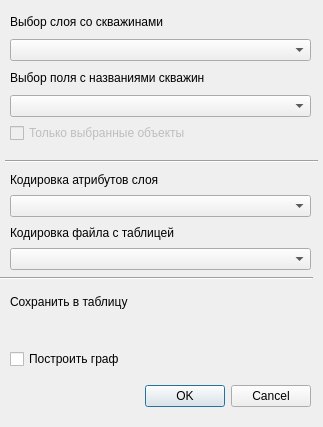
<?xml version="1.0" encoding="UTF-8"?>
<ui version="4.0">
 <class>Dialog</class>
 <widget class="QDialog" name="Dialog">
  <property name="geometry">
   <rect>
    <x>0</x>
    <y>0</y>
    <width>323</width>
    <height>427</height>
   </rect>
  </property>
  <property name="windowTitle">
   <string>Расстояния между скважинами</string>
  </property>
  <widget class="QDialogButtonBox" name="buttonBox">
   <property name="geometry">
    <rect>
     <x>140</x>
     <y>380</y>
     <width>171</width>
     <height>32</height>
    </rect>
   </property>
   <property name="orientation">
    <enum>Qt::Horizontal</enum>
   </property>
   <property name="standardButtons">
    <set>QDialogButtonBox::Cancel|QDialogButtonBox::Ok</set>
   </property>
  </widget>
  <widget class="Line" name="line">
   <property name="windowModality">
    <enum>Qt::NonModal</enum>
   </property>
   <property name="geometry">
    <rect>
     <x>0</x>
     <y>270</y>
     <width>313</width>
     <height>16</height>
    </rect>
   </property>
   <property name="sizePolicy">
    <sizepolicy hsizetype="Expanding" vsizetype="Fixed">
     <horstretch>0</horstretch>
     <verstretch>0</verstretch>
    </sizepolicy>
   </property>
   <property name="orientation">
    <enum>Qt::Horizontal</enum>
   </property>
  </widget>
  <widget class="Line" name="line_2">
   <property name="geometry">
    <rect>
     <x>5</x>
     <y>160</y>
     <width>313</width>
     <height>3</height>
    </rect>
   </property>
   <property name="frameShadow">
    <enum>QFrame::Sunken</enum>
   </property>
   <property name="orientation">
    <enum>Qt::Horizontal</enum>
   </property>
  </widget>
  <widget class="QWidget" name="layoutWidget">
   <property name="geometry">
    <rect>
     <x>10</x>
     <y>10</y>
     <width>301</width>
     <height>133</height>
    </rect>
   </property>
   <layout class="QVBoxLayout" name="verticalLayout">
    <property name="sizeConstraint">
     <enum>QLayout::SetDefaultConstraint</enum>
    </property>
    <item>
     <widget class="QLabel" name="label">
      <property name="text">
       <string>Выбор слоя со скважинами</string>
      </property>
     </widget>
    </item>
    <item>
     <widget class="QgsMapLayerComboBox" name="mLayer"/>
    </item>
    <item>
     <widget class="QLabel" name="label_selField">
      <property name="text">
       <string>Выбор поля с названиями скважин</string>
      </property>
     </widget>
    </item>
    <item>
     <widget class="QgsFieldComboBox" name="mField"/>
    </item>
    <item>
     <widget class="QCheckBox" name="checkBox_Features">
      <property name="enabled">
       <bool>false</bool>
      </property>
      <property name="text">
       <string>Только выбранные объекты</string>
      </property>
      <property name="tristate">
       <bool>false</bool>
      </property>
     </widget>
    </item>
   </layout>
  </widget>
  <widget class="QWidget" name="layoutWidget">
   <property name="geometry">
    <rect>
     <x>10</x>
     <y>170</y>
     <width>301</width>
     <height>100</height>
    </rect>
   </property>
   <layout class="QVBoxLayout" name="verticalLayout_2">
    <property name="sizeConstraint">
     <enum>QLayout::SetDefaultConstraint</enum>
    </property>
    <item>
     <widget class="QLabel" name="label_3">
      <property name="text">
       <string>Кодировка атрибутов слоя</string>
      </property>
     </widget>
    </item>
    <item>
     <widget class="QComboBox" name="encode_combo"/>
    </item>
    <item>
     <widget class="QLabel" name="label_4">
      <property name="text">
       <string>Кодировка файла с таблицей</string>
      </property>
     </widget>
    </item>
    <item>
     <widget class="QComboBox" name="decode_combo"/>
    </item>
   </layout>
  </widget>
  <widget class="QWidget" name="layoutWidget">
   <property name="geometry">
    <rect>
     <x>10</x>
     <y>290</y>
     <width>301</width>
     <height>79</height>
    </rect>
   </property>
   <layout class="QVBoxLayout" name="verticalLayout_3">
    <item>
     <widget class="QLabel" name="label_2">
      <property name="text">
       <string>Сохранить в таблицу</string>
      </property>
     </widget>
    </item>
    <item>
     <widget class="QgsFileWidget" name="mFile">
      <property name="dialogTitle">
       <string>Сохранить в файл</string>
      </property>
      <property name="storageMode">
       <enum>QgsFileWidget::SaveFile</enum>
      </property>
     </widget>
    </item>
    <item>
     <widget class="QCheckBox" name="checkBox_matrix">
      <property name="text">
       <string>Построить граф</string>
      </property>
     </widget>
    </item>
   </layout>
  </widget>
 </widget>
 <customwidgets>
  <customwidget>
   <class>QgsFieldComboBox</class>
   <extends>QComboBox</extends>
   <header>qgsfieldcombobox.h</header>
  </customwidget>
  <customwidget>
   <class>QgsFileWidget</class>
   <extends>QWidget</extends>
   <header>qgsfilewidget.h</header>
  </customwidget>
  <customwidget>
   <class>QgsMapLayerComboBox</class>
   <extends>QComboBox</extends>
   <header>qgsmaplayercombobox.h</header>
  </customwidget>
 </customwidgets>
 <resources/>
 <connections>
  <connection>
   <sender>buttonBox</sender>
   <signal>accepted()</signal>
   <receiver>Dialog</receiver>
   <slot>accept()</slot>
   <hints>
    <hint type="sourcelabel">
     <x>248</x>
     <y>254</y>
    </hint>
    <hint type="destinationlabel">
     <x>157</x>
     <y>274</y>
    </hint>
   </hints>
  </connection>
  <connection>
   <sender>buttonBox</sender>
   <signal>rejected()</signal>
   <receiver>Dialog</receiver>
   <slot>reject()</slot>
   <hints>
    <hint type="sourcelabel">
     <x>316</x>
     <y>260</y>
    </hint>
    <hint type="destinationlabel">
     <x>286</x>
     <y>274</y>
    </hint>
   </hints>
  </connection>
 </connections>
</ui>
